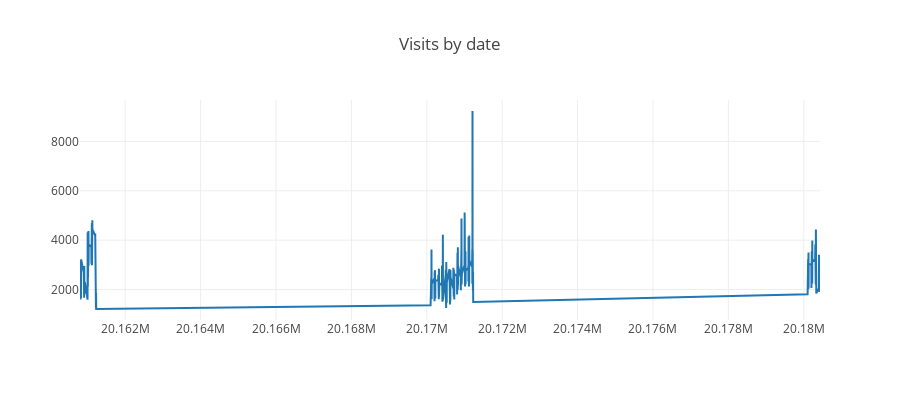

This figure's notebook cell:
### Code cell
tmp = train_df['date'].value_counts().to_frame().reset_index().sort_values('index')
tmp = tmp.rename(columns = {"index" : "dateX", "date" : "visits"})

tr = go.Scatter(mode="lines", x = tmp["dateX"].astype(str), y = tmp["visits"])
layout = go.Layout(title="Visits by date", height=400)
fig = go.Figure(data = [tr], layout = layout)
iplot(fig)

### Figure 1 — Plotly figure (JSON) as saved in the notebook; plotly's stock layout.template omitted (floating-point values rounded to 4 significant figures; data arrays with more than 128 entries replaced by an {"elided": "..."} marker saying what was removed)
{"data": [{"mode": "lines", "type": "scatter", "uid": "116bfe47-6bb9-4161-9541-93f3d1065057", "x": {"elided": "638 str values"}, "y": {"elided": "638 int values"}}], "layout": {"height": 400, "title": {"text": "Visits by date"}}}
